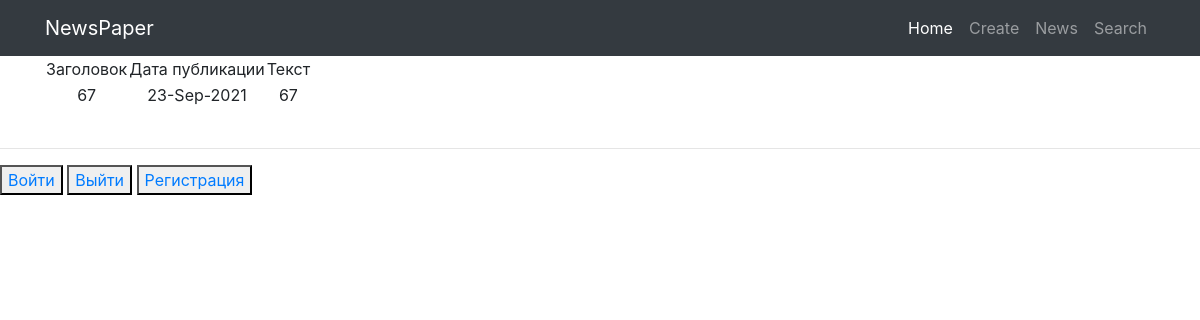
Screenshot of /news/29 with the database file from the repository.
### myapp/models.py (models this page shows, shortened)
class Post(models.Model):
    author = models.ForeignKey(Author, on_delete= models.CASCADE)
    NEWS = 'NW'
    ARTICLE = 'AR'
    CATEGORY_CHOICE = (
        (NEWS, 'Новость'),
        (ARTICLE, 'Статья'),
    )
    categoryType = models.CharField(max_length=2,choices= CATEGORY_CHOICE, default= ARTICLE)
    dateCreation = models.DateTimeField(auto_now_add= True)
    postCategory = models.ManyToManyField(Category, through='PostCategory')
    title = models.CharField(max_length=128)
    text = models.TextField()
    rating = models.SmallIntegerField(default=0)

### myapp/views.py (the view)
# urls.py: path('<int:pk>', PostDetail.as_view(), name='post_detail'),
class PostDetail(DetailView):
    template_name = 'post_detail.html'
    queryset = Post.objects.all()

### myapp/templatetags/custom_filters.py (called while the page is built)
@register.filter(name='censor')
def censor(value):
    cens_words = [
        'сторис',
        'подушка',
        'вещей',
        'Джо',
    ]
    for word in cens_words:
        if word in value:
            value = value.replace(word, '_#&#!!*&$_')
    return value

### templates/post_detail.html (shortened to what this page needs)
{% extends 'flatpages/default.html' %}
{% load custom_filters %}
{% block content %}
<table>
        <tr>
            <td>Заголовок</td>
            <td>Дата публикации</td>
            <td>Текст</td>
        </tr>
        <tr>
                <td>{{ post.title}}</td>
                <td>{{ post.dateCreation|date:'d-M-Y'}}</td>
                <td>{{ post.text|censor }}</td>
        </tr>
</table>
{% endblock content %}

### rows the page displays
Post: title "67", dateCreation "23-Sep-2021", text|censor "67"
